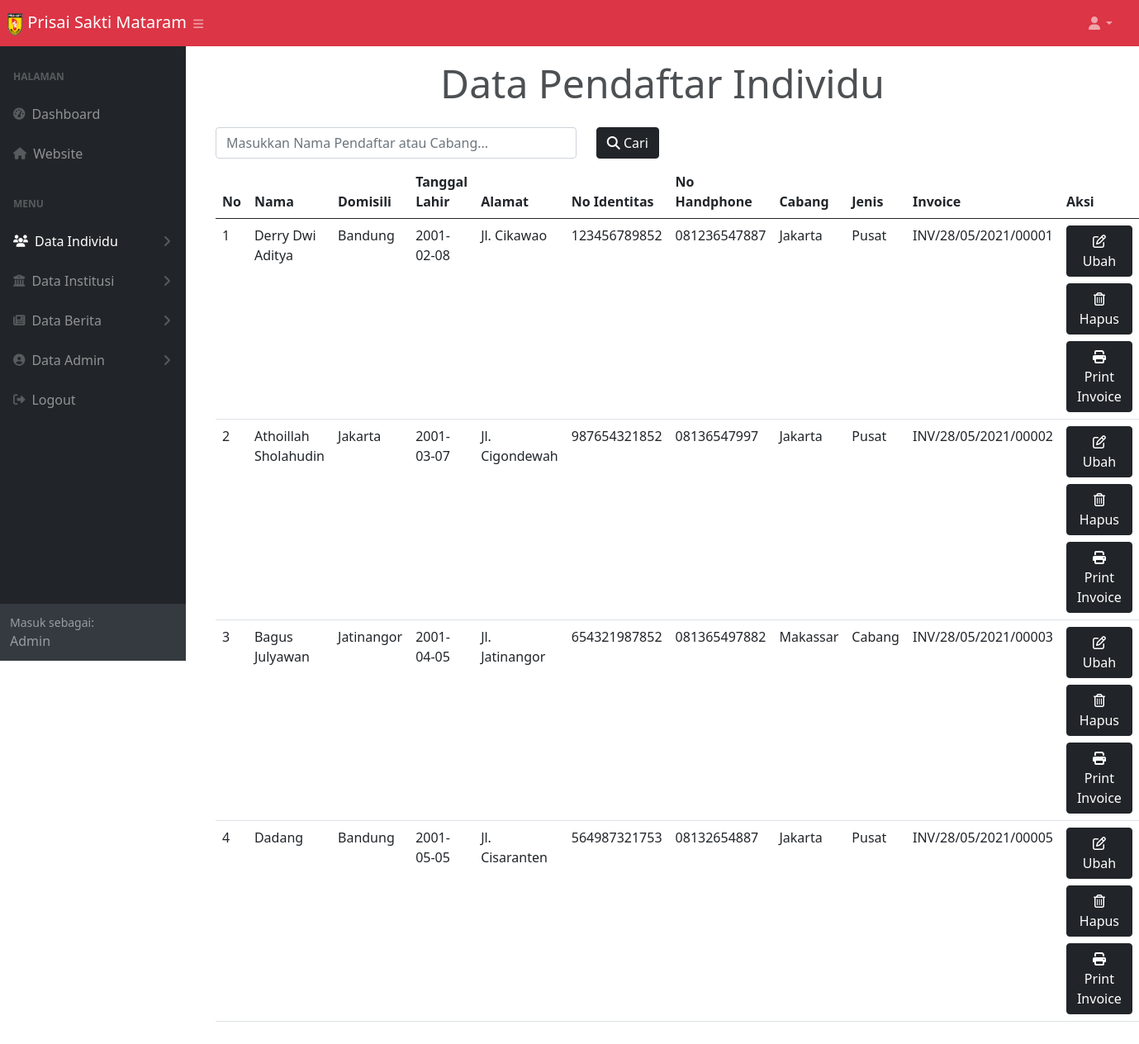
/data_pendaftar_individu.php (signed in), run on an earlier commit of the app's database.
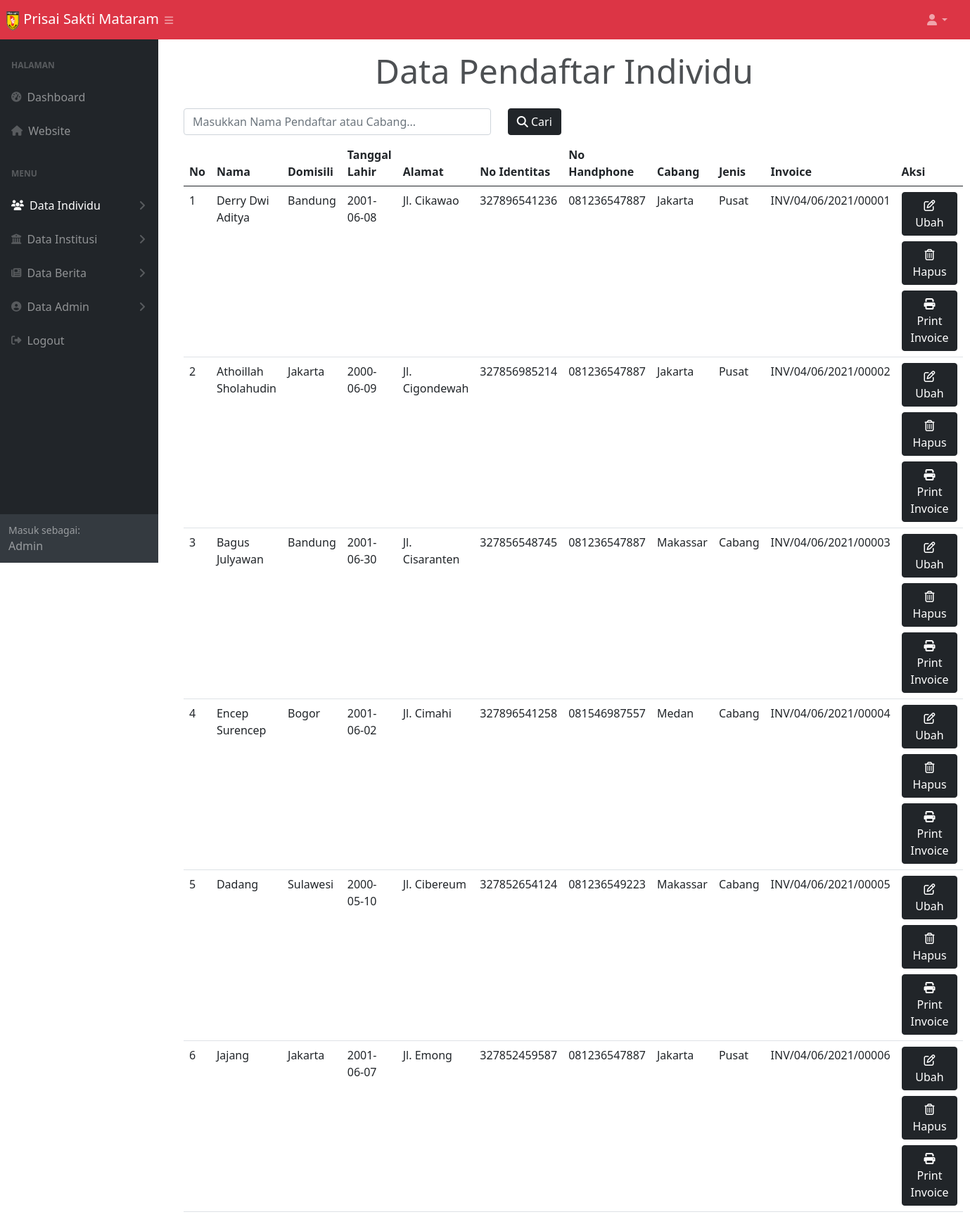
And on a later commit of the database.
### tables this page shows
CREATE TABLE `daftar_individu` (
  `id` int(9) NOT NULL,
  `nama` varchar(50) NOT NULL,
  `domisili` varchar(100) NOT NULL,
  `tanggal_lahir` date NOT NULL,
  `alamat` varchar(100) NOT NULL,
  `no_ktp` varchar(25) NOT NULL,
  `no_telp` varchar(50) NOT NULL,
  `cabang` varchar(50) NOT NULL,
  `invoice` varchar(150) NOT NULL
);

### functions.php (called while the page is built, shortened)
<?php
  $namaServer = "localhost";
  $user = "root";
  $password = "";
  $database = "psm";
  $koneksi = mysqli_connect($namaServer, $user, $password, $database) or die ("Koneksi Gagal");
  function query($query) {
    global $koneksi;
    $result = mysqli_query($koneksi, $query);
    $rows = [];
    while($row = mysqli_fetch_assoc($result)) {
      $rows[] = $row;
    }
    return $rows;
  }
?>

### data_pendaftar_individu.php (the view, shortened to what this page needs)
<?php
$pendaftar_individu = query("SELECT *, jenis_cabang(cabang) as 'jenis_cabang' FROM daftar_individu");
?>
<!DOCTYPE html>
<html lang="en">
<head>
  <link href="https://cdn.jsdelivr.net/npm/bootstrap@5.0.0-beta2/dist/css/bootstrap.min.css" rel="stylesheet" />
  <link rel="stylesheet" href="style.css" />
  <link rel="stylesheet" href="styles.css" />
  <link href="https://code.jquery.com/ui/1.12.1/themes/base/jquery-ui.css" rel="stylesheet">
</head>
<body class="sb-nav-fixed">
  <nav class="sb-topnav navbar navbar-expand navbar-dark bg-danger">
    <a class="navbar-brand ps-2" href="#">
      <img src="img/Logo_PSM.png" alt="" width="20" height="29" />
      Prisai Sakti Mataram
    </a>
    <button class="btn btn-link btn-sm order-1 order-lg-0 me-4 me-lg-0" id="sidebarToggle" href="#!"><i class="fas fa-bars"></i></button>
    <ul class="navbar-nav ms-auto ms-md-0 me-3 me-lg-4">
      <li class="nav-item dropdown">
        <a class="nav-link dropdown-toggle" id="navbarDropdown" href="#" role="button" data-bs-toggle="dropdown" aria-expanded="false"><i class="fas fa-user fa-fw"></i></a>
      </li>
    </ul>
  </nav>
  <div id="layoutSidenav">
    <div id="layoutSidenav_nav">
      <nav class="sb-sidenav accordion sb-sidenav-dark bg-dark" id="sidenavAccordion">
        <div class="sb-sidenav-menu">
          <div class="nav">
            <div class="sb-sidenav-menu-heading">Halaman</div>
            <a class="nav-link" href="dashboard_admin.php">
              <div class="sb-nav-link-icon"><i class="fas fa-tachometer-alt"></i></div>
              Dashboard
            </a>
            <a class="nav-link" href="index.php">
              <div class="sb-nav-link-icon"><i class="fas fa-home"></i></div>
              Website
            </a>
            <div class="sb-sidenav-menu-heading">Menu</div>
            <a class="nav-link collapsed active" href="#" data-bs-toggle="collapse" data-bs-target="#collapseIndividu" aria-expanded="false" aria-controls="collapseIndividu">
              <div class="sb-nav-link-icon"><i class="fas fa-users"></i></div>
              Data Individu
              <div class="sb-sidenav-collapse-arrow"><i class="fas fa-angle-down"></i></div>
            </a>
            <a class="nav-link collapsed" href="#" data-bs-toggle="collapse" data-bs-target="#collapseInstitusi" aria-expanded="false" aria-controls="collapseInstitusi">
              <div class="sb-nav-link-icon"><i class="fas fa-university"></i></div>
              Data Institusi
              <div class="sb-sidenav-collapse-arrow"><i class="fas fa-angle-down"></i></div>
            </a>
            <a class="nav-link collapsed" href="#" data-bs-toggle="collapse" data-bs-target="#collapseBerita" aria-expanded="false" aria-controls="collapseBerita">
              <div class="sb-nav-link-icon"><i class="fas fa-newspaper"></i></div>
              Data Berita
              <div class="sb-sidenav-collapse-arrow"><i class="fas fa-angle-down"></i></div>
            </a>
            <a class="nav-link collapsed" href="#" data-bs-toggle="collapse" data-bs-target="#collapsePages" aria-expanded="false" aria-controls="collapsePages">
              <div class="sb-nav-link-icon"><i class="fas fa-user-circle"></i></div>
              Data Admin
              <div class="sb-sidenav-collapse-arrow"><i class="fas fa-angle-down"></i></div>
            </a>
            <a class="nav-link" href="logout_admin.php">
              <div class="sb-nav-link-icon"><i class="fas fa-sign-out-alt"></i></div>
              Logout
            </a>
          </div>
        </div>
        <div class="sb-sidenav-footer">
          <div class="small">Masuk sebagai:</div>
          <?= ucwords($_SESSION['username']) ?>
        </div>
      </nav>
    </div>
    <div id="layoutSidenav_content">
      <main>
        <div class="container-fluid px-4">
          <section class="container">
            <h1 class="text-center my-3">Data Pendaftar Individu</h1>
            <form action="" method="POST">
              <div class="row justify-content-start">
                <div class="col-5 my-2">
                  <input class="form-control" type="search" placeholder="Masukkan Nama Pendaftar atau Cabang..." aria-label="Cari" name="keyword" autocomplete="off">
                </div>
                <div class="col-3 my-2">
                  <button class="btn btn-dark" type="submit" name="cari"><i class="fas fa-search"></i> Cari</button>
                </div>
              </div>
            </form>
            <?php if (!empty($pendaftar_individu)) : ?>
              <table class="table table-hover mb-5">
                <thead>
                  <tr>
                    <th scope="col">No</th>
                    <th scope="col">Nama</th>
                    <th scope="col">Domisili</th>
                    <th scope="col">Tanggal Lahir</th>
                    <th scope="col">Alamat</th>
                    <th scope="col">No Identitas</th>
                    <th scope="col">No Handphone</th>
                    <th scope="col">Cabang</th>
                    <th scope="col">Jenis</th>
                    <th scope="col">Invoice</th>
                    <th scope="col">Aksi</th>
                  </tr>
                </thead>
                <tbody>
                  <?php $nomor = 1 ?>
                  <?php foreach ($pendaftar_individu as $individu) : ?>
                    <tr>
                      <td><?= $nomor ?></td>
                      <td><?= $individu['nama'] ?></td>
                      <td><?= $individu['domisili'] ?></td>
                      <td><?= $individu['tanggal_lahir'] ?></td>
                      <td><?= $individu['alamat'] ?></td>
                      <td><?= $individu['no_ktp'] ?></td>
                      <td><?= $individu['no_telp'] ?></td>
                      <td><?= $individu['cabang'] ?></td>
                      <td><?= $individu['jenis_cabang'] ?></td>
                      <td><?= $individu['invoice'] ?></td>
                      <td>
                        <a href="ubah_data_pendaftar_individu.php?id=<?= $individu['id']; ?>"><button class="btn btn-dark mb-2" type="button"><i class="far fa-edit"></i> Ubah</button></a>
                        <br>
                        <button class="btn btn-dark" type="button" data-bs-toggle="modal" data-bs-target="#exampleModal<?= $individu['id']; ?>"><i class="far fa-trash-alt"></i> Hapus</button>
                        <br><a href="invoice.php?id=<?= $individu['id']; ?>" target="_blank"><button class="btn btn-dark mt-2" type="button"><i class="fas fa-print"></i> Print Invoice</button></a>
                      </td>
                    </tr>
                    <?php $nomor++ ?>
                  <?php endforeach; ?>
                </tbody>
              </table>
            <?php else : ?>
              <div class="container mt-5 pt-5">
                <h4 class="text-center mt-5 pt-5">Data Tidak Ditemukan!</h4>
              </div>
            <?php endif; ?>
          </section>
        </div>
      </main>
    </div>
</body>
</html>

### style.css (style rules this page uses)
* { box-sizing: border-box; margin: 0; padding: 0; }
body, html { font-family: 'Nunito', sans-serif; }
.navbar-brand { color: rgba(255, 255, 255, 0.7); }
.container h1 { opacity: 0.8; font-size: 48px; box-shadow: lavender; }

What changed in the data, as far as the page shows it:
changed daftar_individu "Derry Dwi Aditya": tanggal_lahir "2001-02-08" → "2001-06-08"; no_ktp "123456789852" → "327896541236"; invoice "INV/28/05/2021/00001" → "INV/04/06/2021/00001"
changed daftar_individu "Athoillah Sholahudin": tanggal_lahir "2001-03-07" → "2000-06-09"; no_ktp "987654321852" → "327856985214"; no_telp "08136547997" → "081236547887"; invoice "INV/28/05/2021/00002" → "INV/04/06/2021/00002"
changed daftar_individu "Bagus Julyawan": domisili "Jatinangor" → "Bandung"; tanggal_lahir "2001-04-05" → "2001-06-30"; alamat "Jl. Jatinangor" → "Jl. Cisaranten"; no_ktp "654321987852" → "327856548745"; no_telp "081365497882" → "081236547887"; invoice "INV/28/05/2021/00003" → "INV/04/06/2021/00003"
added daftar_individu: nama "Encep Surencep", domisili "Bogor", tanggal_lahir "2001-06-02", alamat "Jl. Cimahi", no_ktp "327896541258", no_telp "081546987557", cabang "Medan", jenis_cabang "Cabang", invoice "INV/04/06/2021/00004"
changed daftar_individu "Dadang": domisili "Bandung" → "Sulawesi"; tanggal_lahir "2001-05-05" → "2000-05-10"; alamat "Jl. Cisaranten" → "Jl. Cibereum"; no_ktp "564987321753" → "327852654124"; no_telp "08132654887" → "081236549223"; cabang "Jakarta" → "Makassar"; jenis_cabang "Pusat" → "Cabang"; invoice "INV/28/05/2021/00005" → "INV/04/06/2021/00005"
added daftar_individu: nama "Jajang", domisili "Jakarta", tanggal_lahir "2001-06-07", alamat "Jl. Emong", no_ktp "327852459587", no_telp "081236547887", cabang "Jakarta", jenis_cabang "Pusat", invoice "INV/04/06/2021/00006"
